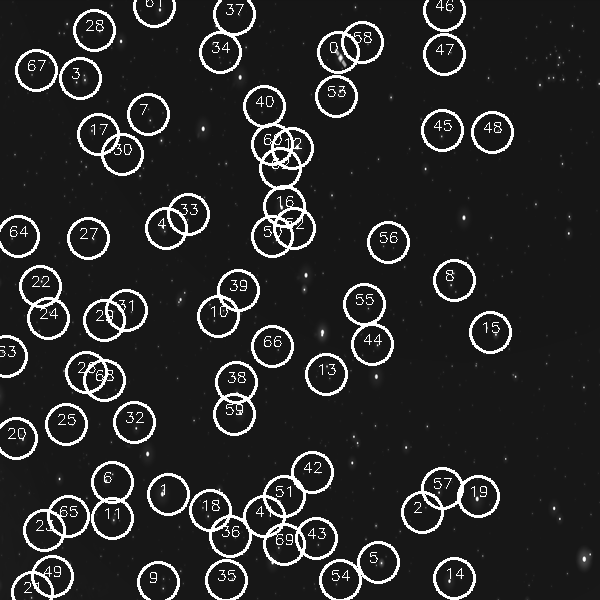
#> input picture src.png, 600 x 600 px
$ python -i Algorithm.py   (imports and definitions only)
#> lines starting #> are read from the running program, lines starting #| are printed output that depends on the picture; after the words box and inside, x2 and y2 are one past the last pixel; in counts of white or black regions, pixels touching at a corner belong together
### Star.py
class Star:
    def __init__(self, x, y, brightness, radius):
        self.x = x
        self.y = y
        self.brightness = brightness
        self.radius = radius

### Algorithm.py
from Star import *
import cv2
import numpy as np
from scipy.spatial import KDTree
import math
from PIL import Image


class Algorithm:
    def __init__(self):
        self.min_area = 1
        self.max_area = 1000

    # [32 lines left out: functions find_nearest_neighbors, get_angle, draw_results, not called in this run]

    def detect(self, image):
        """Detect stars in a given image and return a list of stars as 2d points"""
#> called with image = 'src.png'
        img = cv2.imread(str(image))
#> img is the input picture: shape (600, 600, 3); min 19, max 255, mean 41.6
        img = np.array(Image.open(image).resize((600, 600)))
#> img: shape (600, 600)
        if len(img.shape) == 2:
            gray = img
        else:
            gray = cv2.cvtColor(img, cv2.COLOR_BGR2GRAY)
        circles = cv2.HoughCircles(
            gray, cv2.HOUGH_GRADIENT, 1, 20, param1=240, param2=0.5, minRadius=2, maxRadius=7)
#> circles = 350 rows, first 8: [41.5, 569.5, 6.4], [118.5, 319.5, 6.4], [357.5, 37.5, 6.4], [111.5, 143.5, 6.4], [237.5, 402.5, 6.4], [307.5, 529.5, 6.4], [96.5, 366.5, 6.4], [158.5, 486.5, 6.4]
        stars = []
        circles = np.round(circles[0, :]).astype("int")
#> circles = 350 rows, first 8: [42, 570, 6], [118, 320, 6], [358, 38, 6], [112, 144, 6], [238, 402, 6], [308, 530, 6], [96, 366, 6], [158, 486, 6]
        for (x, y, r) in circles:
            cv2.circle(img, (x, y), r+10, (255, 0, 0), 2)
            star_mask = np.zeros_like(gray)
            cv2.circle(star_mask, (x, y), r, 255, -1)
            brightness = cv2.mean(gray, mask=star_mask)[0]
            stars.append(Star(
                x=x, y=y, brightness=brightness, radius=r))
#> this loop made 350 passes
#> (x, y, r, brightness) on passes 1 to 3: (42, 570, 6, 88.37), (118, 320, 6, 47.65), (358, 38, 6, 102.4)
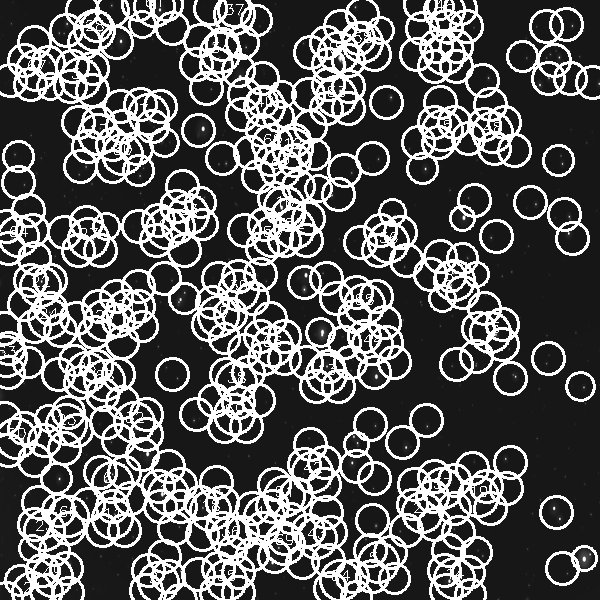
#> gray: shape (600, 600); min 19, max 255, mean 93.1
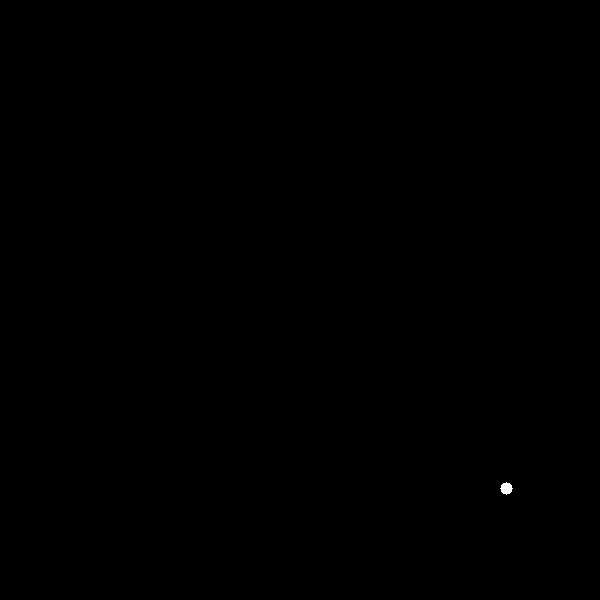
#> star_mask: shape (600, 600); 0.03% white; 1 white region, box (x1, y1, x2, y2) and area: (500, 482, 513, 495) 113
#> after the loop, stars = 350 items
        print(len(stars))
#| 350

        cv2.imwrite(image+"stars.png", img)
        return stars

    # [103 lines left out: functions stars_list_to_array, random_sample, make_transform, check_inliers, get_sample_stars, algorithm and 1 more, not called in this run]

>>> result = Algorithm().detect('src.png')
#> result = 350 items

$ run again, on dst.png
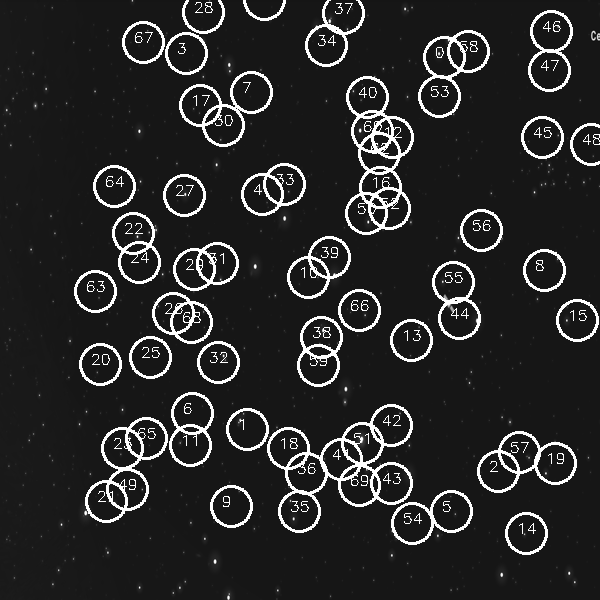
#> input picture dst.png, 600 x 600 px
#> in detect, img is the input picture: shape (600, 600, 3); min 1, max 255, mean 41.5
#> img: shape (600, 600)
#> in detect, `circles = cv2.HoughCircles( gray, cv2.HOUGH_GRADIENT, 1, 20, param1=24..`: circles = 345 rows, first 8: [350.5, 472.5, 6.4], [190.5, 437.5, 6.4], [211.5, 114.5, 6.4], [361.5, 124.5, 6.4], [391.5, 183.5, 6.4], [456.5, 309.5, 6.4], [124.5, 485.5, 6.4], [136.5, 445.5, 6.4]
#> in detect, `circles = np.round(circles[0, :]).astype("int")`: circles = 345 rows, first 8: [350, 472, 6], [190, 438, 6], [212, 114, 6], [362, 124, 6], [392, 184, 6], [456, 310, 6], [124, 486, 6], [136, 446, 6]
#> the loop in detect, `for (x, y, r) in circles:` made 345 passes
#> (x, y, r, brightness) on passes 1 to 3: (350, 472, 6, 142.3), (190, 438, 6, 79.75), (212, 114, 6, 125.1)
#> after the loop in detect, `for (x, y, r) in circles:`:
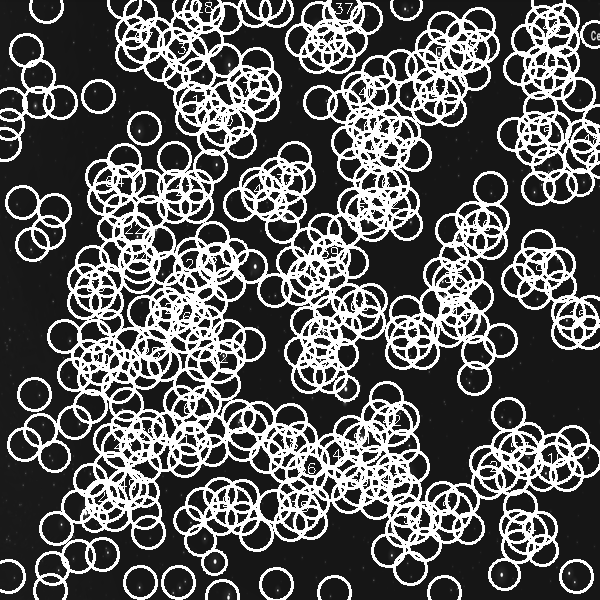
#> gray: shape (600, 600); min 1, max 255, mean 92.5
#> after the loop in detect, `for (x, y, r) in circles:`: stars = 345 items
#| 345
